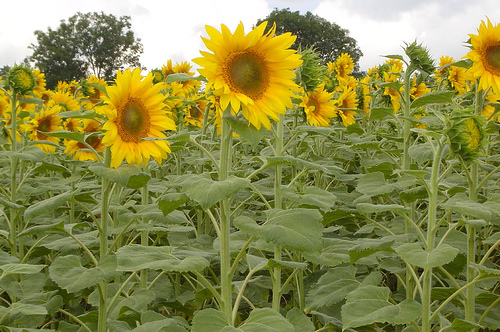
#> input picture img/1.jpg, 500 x 332 px
$ python libOpenCv.py
#> lines starting #> are read from the running program, lines starting #| are printed output that depends on the picture
# import thư viện openCv
import cv2

img = cv2.imread('./img/1.jpg')
#> img is the input picture: shape (332, 500, 3); mean B, G, R 74.1, 139.2, 139.4
# [32 lines of commented-out code are left out]
height, width, z = img.shape
#> height = 332; width = 500; z = 3
quaterH = height / 2
#> quaterH = 166
quaterW = width / 2
#> quaterW = 250

#green color
greenColor = (0, 255, 0)
img2 = img.copy()

#thay đổi màu của góc 1/4 bên trái trên: bản chất là thay đổi từng pixel dựa vào 2 vòng for
#duyệt từ trái sang phải từ trên xuống dưới
for y in range(int(quaterH)):
    for x in range(int(quaterW)):
        img2[y, x] = greenColor
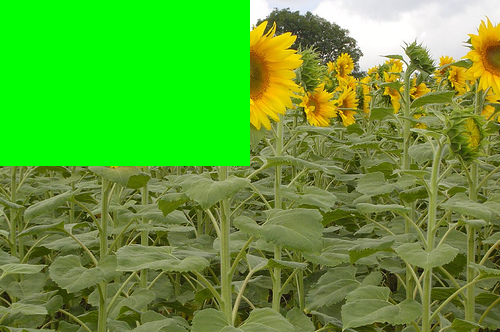
#> img2: shape (332, 500, 3); mean B, G, R 51, 161.3, 94.4

cv2.imshow('Img original', img)
cv2.imshow('Img quater top left green', img2)
cv2.waitKey(0)
cv2.destroyAllWindows()

$ run again, with img/2.jpg copied over img/1.jpg
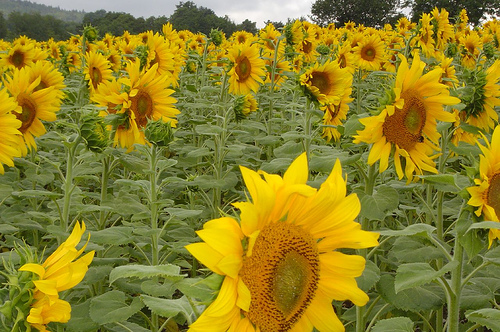
#> input picture img/2.jpg, 500 x 332 px
#> img is the input picture: shape (332, 500, 3); mean B, G, R 37.6, 128.7, 140.8
#> after the loop `for y in range(int(quaterH)):`:
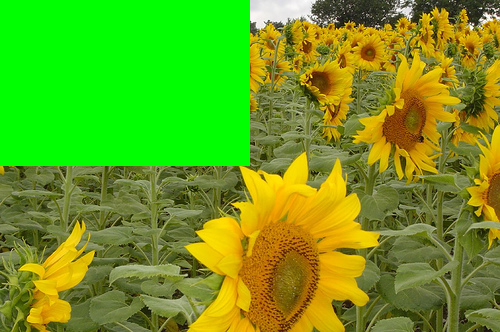
#> img2: shape (332, 500, 3); mean B, G, R 26.5, 160, 105.4

$ run again, with img/3.jpg copied over img/1.jpg
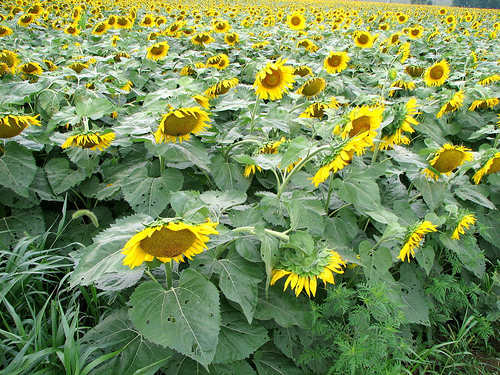
#> input picture img/3.jpg, 500 x 375 px
#> img is the input picture: shape (375, 500, 3); mean B, G, R 86.8, 142.1, 120
#> after the loop `for y in range(int(quaterH)):`:
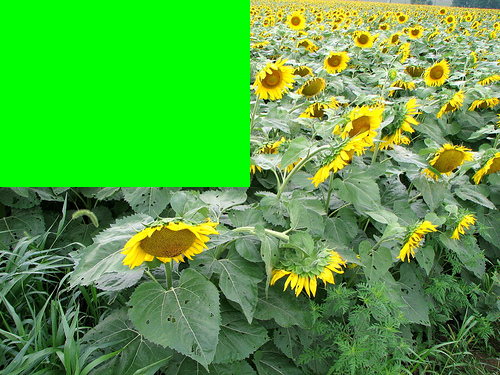
#> img2: shape (375, 500, 3); mean B, G, R 62.5, 166.2, 84.6
